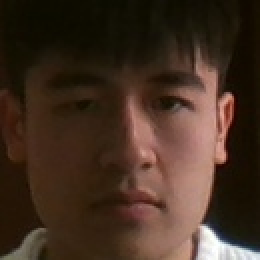
#> input picture Test_Project/data/me/1000.jpg, 130 x 130 px (shown 2 times larger); its folder holds only this picture in this run
$ python imagesPreprocessing.py
#> lines starting #> are read from the running program, lines starting #| are printed output that depends on the picture
#> call 2 of read_path, with path_name = 'Test_Project/data/me'
#> in read_path, img is the input picture: shape (130, 130, 3); mean B, G, R 34.2, 47.6, 67.2
# -*- coding: utf-8 -*-
# @Time    : 2018/1/12 20:57
# @Author  : Li Jiawei
# @FileName: imagesPreprocessing.py
# @Software: PyCharm

import cv2
import os
import numpy as np

IMAGE_SIZE=64

def resize_image(image,height=IMAGE_SIZE,width=IMAGE_SIZE):
#> called with height = 64, width = 64
    top,bottom,left,right=(0,0,0,0)

    h,w,_=image.shape
#> h = 130; w = 130

    longest_edge=max(h,w)
#> longest_edge = 130

    if h<longest_edge:
        dh=longest_edge-h
        top=dh//2
        bottom=dh-top
    elif w<longest_edge:
        dw=longest_edge-w
        left=dw//2
        right=dw=dw-left
    else:
        pass
    BLACK=[0,0,0]
    constant=cv2.copyMakeBorder(image,top,bottom,left,right,cv2.BORDER_CONSTANT,value=BLACK)
    return cv2.resize(constant,(64,64))
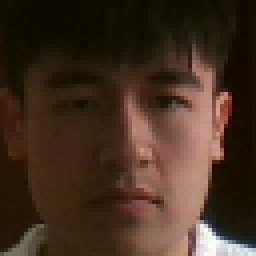
#> returned value: shape (64, 64, 3) (shown 4 times larger); mean of channels 0, 1, 2 34, 47.4, 67; drawn as B, G, R

images=[]
labels=[]
def read_path(path_name):
    for dir_item in os.listdir(path_name):
        full_path=os.path.abspath(os.path.join(path_name,dir_item))
        if os.path.isdir(full_path):
            read_path(full_path)
        else:
            if dir_item.endswith('.jpg'):
                img=cv2.imread(full_path)
                image=resize_image(img,IMAGE_SIZE,IMAGE_SIZE)

                images.append(image)
                labels.append(path_name)
    return images,labels

def load_dataset(path_name):
    images,labels=read_path(path_name)
#> images = 1 item; labels = 1 item

    images=np.array(images)

    labels=np.array([0 if label.endswith('me') else 1 for label in labels])
#> labels = [0]

    return images,labels

images,labels=load_dataset('data')
#> labels = [0]
print(images.shape)
#| (1, 64, 64, 3)

$ run again, on Test_Project/data/me/127.jpg
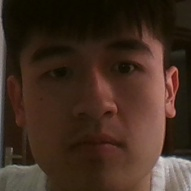
#> input picture Test_Project/data/me/127.jpg, 191 x 191 px
#> in read_path, img is the input picture: shape (191, 191, 3); mean B, G, R 32.7, 44.8, 64.6
#> in resize_image, `return cv2.resize(constant,(64,64))`:
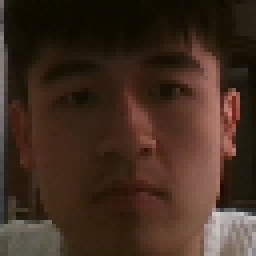
#> returned value: shape (64, 64, 3) (shown 4 times larger); mean of channels 0, 1, 2 32.5, 44.7, 64.4; drawn as B, G, R
#> in load_dataset, `images,labels=read_path(path_name)`: images = 1 item
#> in load_dataset, `labels=np.array([0 if label.endswith('me') else 1 for label in labels])`: labels = [0]
#| (1, 64, 64, 3)

$ run again, on Test_Project/data/me/148.jpg
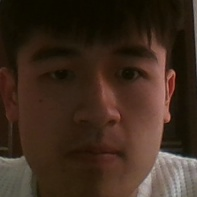
#> input picture Test_Project/data/me/148.jpg, 197 x 197 px
#> in read_path, img is the input picture: shape (197, 197, 3); mean B, G, R 30.2, 42.8, 60.7
#> in resize_image, `return cv2.resize(constant,(64,64))`:
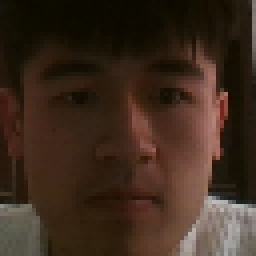
#> returned value: shape (64, 64, 3) (shown 4 times larger); mean of channels 0, 1, 2 30.1, 42.8, 60.7; drawn as B, G, R
#> in load_dataset, `images,labels=read_path(path_name)`: images = 1 item
#> in load_dataset, `labels=np.array([0 if label.endswith('me') else 1 for label in labels])`: labels = [0]
#| (1, 64, 64, 3)

$ run again, on Test_Project/data/me/105.jpg
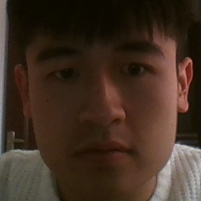
#> input picture Test_Project/data/me/105.jpg, 201 x 201 px
#> in read_path, img is the input picture: shape (201, 201, 3); mean B, G, R 34.6, 47, 64.4
#> in resize_image, `return cv2.resize(constant,(64,64))`:
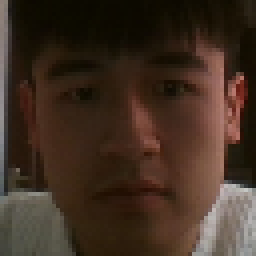
#> returned value: shape (64, 64, 3) (shown 4 times larger); mean of channels 0, 1, 2 34.5, 46.9, 64.3; drawn as B, G, R
#> in load_dataset, `images,labels=read_path(path_name)`: images = 1 item
#> in load_dataset, `labels=np.array([0 if label.endswith('me') else 1 for label in labels])`: labels = [0]
#| (1, 64, 64, 3)
